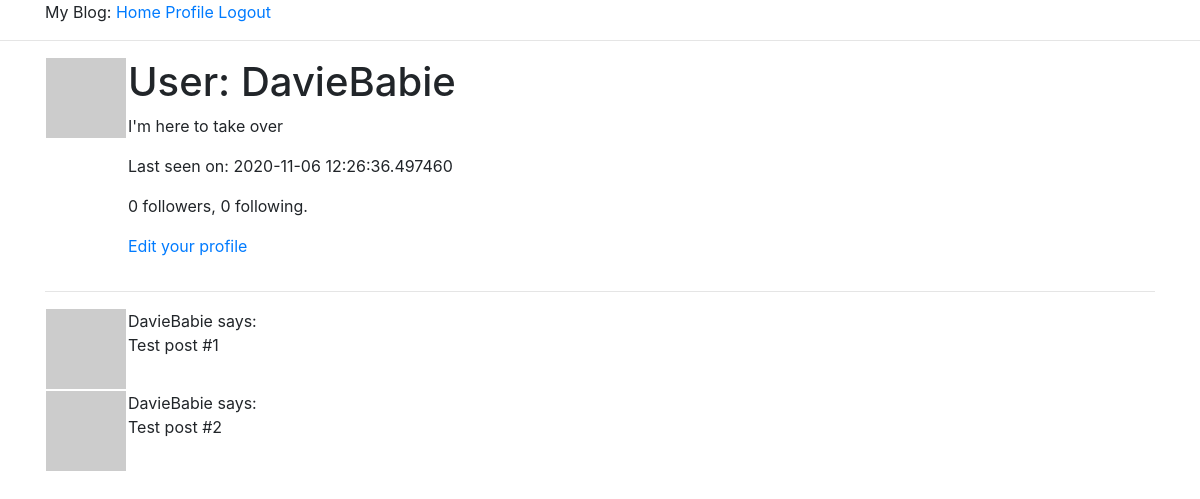
Page /user/DavieBabie (signed in) on the earlier database version.
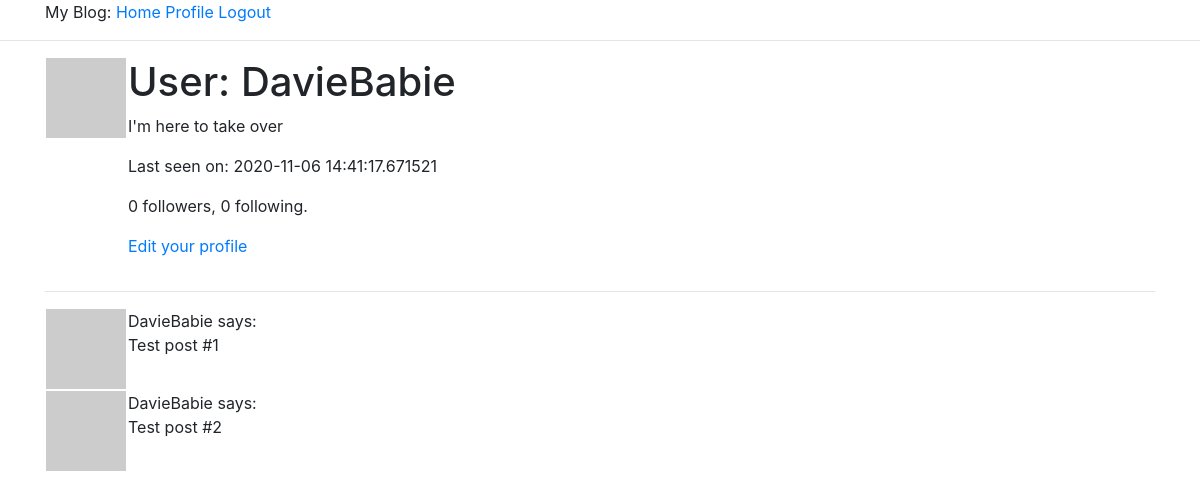
Same page on the later database version.
### app/models.py (models this page shows, shortened)
class User(UserMixin, db.Model):
    id = db.Column(db.Integer, primary_key=True)
    username = db.Column(db.String(64), index=True, unique=True)
    email = db.Column(db.String(120), index=True, unique=True)
    password_hash = db.Column(db.String(128))
    posts = db.relationship('Post', backref='author', lazy='dynamic')
    about_me = db.Column(db.String(140))
    last_seen = db.Column(db.DateTime, default=datetime.utcnow)
    followed = db.relationship('User', secondary=followers,
                                primaryjoin=(followers.c.follower_id == id),
                                secondaryjoin=(followers.c.followed_id == id),
                                backref=db.backref('followers', lazy='dynamic'), lazy='dynamic')
    def avatar(self, size):
        digest = md5(self.email.lower().encode('utf-8')).hexdigest()
        return 'https://www.gravatar.com/avatar/{}?d=identicon&s={}'.format(
            digest, size)

### app/routes.py (the view)
@app.route('/user/<username>')
@login_required
def user(username):
    user = User.query.filter_by(username=username).first_or_404()
    posts = [
        {'author': user, 'body': 'Test post #1'},
        {'author': user, 'body': 'Test post #2'},
    ]
    form = EmptyForm()
    return render_template('user.html', user=user, posts=posts, form=form)

### app/models.py (called while the page is built)
@login.user_loader
def load_user(id):
    return User.query.get(int(id))

### app/routes.py (called while the page is built)
@app.before_request
def before_request():
    if current_user.is_authenticated:
        current_user.last_seen = datetime.utcnow()
        db.session.commit()

### app/templates/user.html (shortened to what this page needs)
{% extends "base.html" %}
{% block content %}
<section class="container">
    <table>
        <tr valign="top">
            <td><img src="{{ user.avatar(125) }}"></td>
            <td class="ml-3">
                <h1>User: {{ user.username }} </h1>
                    {% if user.about_me %}
                        <p> {{ user.about_me }} </p>
                    {% endif %}
                    {% if user.last_seen %}
                        <p> Last seen on: {{ user.last_seen }} </p>
                    {% endif %}
                    <p>{{ user.followers.count() }}
                            followers, {{ user.followed.count() }}
                            following.
                    </p>
                    {% if user == current_user %}
                        <p>
                            <a href="{{ url_for('edit_profile') }}">
                                Edit your profile
                            </a>
                        </p>
                    {% endif %}
            </td>
        </tr>
    </table>
    <hr>
    {% for post in posts %}
        {% include '_post.html' %}
    {% endfor %}
</section>
{% endblock %}

### app/templates/base.html (shortened to what this page needs)
<!doctype html>
<html lang="en">
  <head>
    <link rel="stylesheet" href="https://stackpath.bootstrapcdn.com/bootstrap/4.5.2/css/bootstrap.min.css">
  </head>
  <body>
    <div class="container"> My Blog:
        <a href="{{ url_for('index') }}"> Home </a>
          {% if current_user.is_anonymous %}
        <a href="{{ url_for('login') }}"> Login </a>
          {% else %}
        <a href="{{ url_for('user', username=current_user.username) }}">Profile</a>
        <a href="{{ url_for('logout') }}"> Logout </a>
          {% endif %}
    </div>
    <hr>
    {% block content %} {% endblock %}
  </body>
</html>

### app/templates/_post.html
<table>
    <tr valign="top">
        <td><img src="{{ post.author.avatar(36) }}"></td>
        <td>{{ post.author.username }} says:<br>{{ post.body }}</td>
    </tr>
</table>

Differences in the rows shown:
changed User "DavieBabie": last_seen "2020-11-06 12:26:36.497460" → "2020-11-06 14:41:17.671521"
